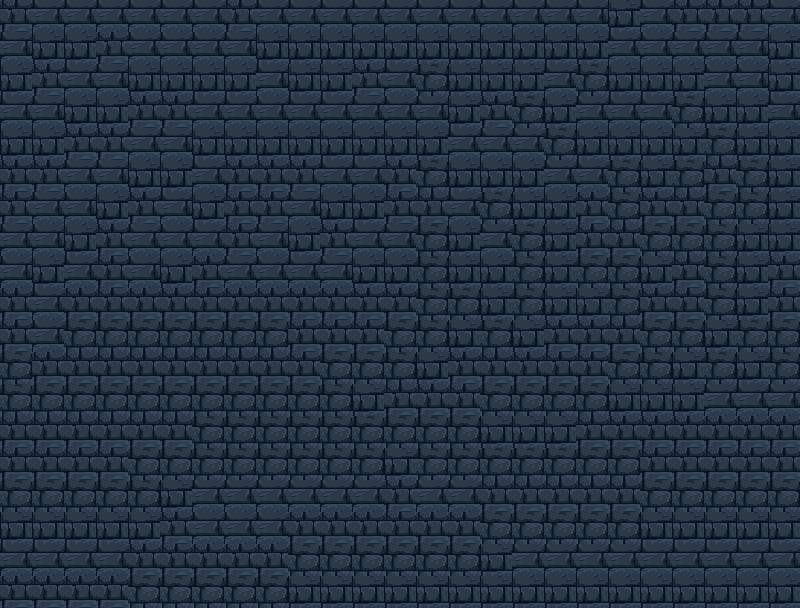

Below is a game level as drawn by its tile map, then a one-line description and the .tmx that defines it (tile-layer data replaced by summaries):
An orthogonal 25x19 tile map with 32x32 px tiles, 2 tile layers (Tiles, Spikes), 5 tilesets and 188 objects (157x Wall, 13x Spike, 7x Fire, 5x Torch, 3x Coin, ...).

<map version="1.10" tiledversion="1.11.1" orientation="orthogonal" renderorder="left-up" width="25" height="19" tilewidth="32" tileheight="32" infinite="0" nextlayerid="4" nextobjectid="332">
 <tileset firstgid="1" source="../tsx/bg.tsx" />
 <tileset firstgid="2" source="../tsx/brick_1.tsx" />
 <tileset firstgid="3" source="../tsx/spike.tsx" />
 <tileset firstgid="4" source="../tsx/brick_3.tsx" />
 <tileset firstgid="5" source="../tsx/brick_5.tsx" />
 <layer id="1" name="Tiles" width="25" height="19">
  <data>[475 cells, 475 non-empty, 2 distinct tile ids]</data>
 </layer>
 <layer id="2" name="Spikes" width="25" height="19">
  <data>[475 cells, 475 non-empty, 4 distinct tile ids]</data>
 </layer>
 <objectgroup id="3" name="Object">
  <object id="32" name="Player" x="32" y="384" width="32" height="32" />
  <object id="33" name="LevelEnd" x="800" y="512">
   <polygon points="0,0 0,64 32,64 32,0" />
  </object>
  <object id="37" name="Coin" x="416" y="288" width="32" height="32">
   <ellipse />
  </object>
  <object id="38" name="Coin" x="64" y="128" width="32" height="32">
   <ellipse />
  </object>
  <object id="39" name="Coin" x="512" y="544" width="32" height="32">
   <ellipse />
  </object>
  <object id="40" name="Wall" x="0" y="576" width="32" height="32" />
  <object id="41" name="Wall" x="32" y="576" width="32" height="32" />
  <object id="42" name="Wall" x="64" y="576" width="32" height="32" />
  <object id="43" name="Wall" x="96" y="576" width="32" height="32" />
  <object id="44" name="Wall" x="128" y="576" width="32" height="32" />
  <object id="45" name="Wall" x="160" y="576" width="32" height="32" />
  <object id="46" name="Wall" x="192" y="576" width="32" height="32" />
  <object id="51" name="Wall" x="288" y="576" width="32" height="32" />
  <object id="52" name="Wall" x="0" y="544" width="32" height="32" />
  <object id="53" name="Wall" x="0" y="512" width="32" height="32" />
  <object id="54" name="Wall" x="0" y="480" width="32" height="32" />
  <object id="55" name="Wall" x="0" y="448" width="32" height="32" />
  <object id="56" name="Wall" x="0" y="416" width="32" height="32" />
  <object id="57" name="Wall" x="-32" y="384" width="32" height="32" />
  <object id="58" name="Wall" x="-32" y="352" width="32" height="32" />
  <object id="59" name="Wall" x="0" y="320" width="32" height="32" />
  <object id="60" name="Wall" x="0" y="288" width="32" height="32" />
  <object id="64" name="Wall" x="0" y="256" width="32" height="32" />
  <object id="65" name="Wall" x="0" y="224" width="32" height="32" />
  <object id="72" name="Wall" x="0" y="192" width="32" height="32" />
  <object id="76" name="Wall" x="0" y="160" width="32" height="32" />
  <object id="77" name="Wall" x="0" y="128" width="32" height="32" />
  <object id="84" name="Wall" x="0" y="96" width="32" height="32" />
  <object id="85" name="Wall" x="0" y="64" width="32" height="32" />
  <object id="92" name="Wall" x="0" y="32" width="32" height="32" />
  <object id="93" name="Wall" x="0" y="0" width="32" height="32" />
  <object id="94" name="Wall" x="32" y="0" width="32" height="32" />
  <object id="95" name="Wall" x="64" y="0" width="32" height="32" />
  <object id="96" name="Wall" x="96" y="0" width="32" height="32" />
  <object id="97" name="Wall" x="128" y="0" width="32" height="32" />
  <object id="101" name="Wall" x="160" y="0" width="32" height="32" />
  <object id="108" name="Wall" x="192" y="0" width="32" height="32" />
  <object id="109" name="Wall" x="224" y="0" width="32" height="32" />
  <object id="115" name="Wall" x="256" y="0" width="32" height="32" />
  <object id="120" name="Wall" x="288" y="0" width="32" height="32" />
  <object id="121" name="Wall" x="320" y="0" width="32" height="32" />
  <object id="122" name="Wall" x="352" y="0" width="32" height="32" />
  <object id="126" name="Wall" x="384" y="0" width="32" height="32" />
  <object id="127" name="Wall" x="416" y="0" width="32" height="32" />
  <object id="128" name="Wall" x="448" y="0" width="32" height="32" />
  <object id="129" name="Wall" x="480" y="0" width="32" height="32" />
  <object id="130" name="Wall" x="512" y="0" width="32" height="32" />
  <object id="131" name="Wall" x="544" y="0" width="32" height="32" />
  <object id="132" name="Wall" x="576" y="0" width="32" height="32" />
  <object id="133" name="Wall" x="608" y="0" width="32" height="32" />
  <object id="134" name="Wall" x="640" y="0" width="32" height="32" />
  <object id="135" name="Wall" x="672" y="0" width="32" height="32" />
  <object id="136" name="Wall" x="704" y="0" width="32" height="32" />
  <object id="137" name="Wall" x="736" y="0" width="32" height="32" />
  <object id="138" name="Wall" x="768" y="0" width="32" height="32" />
  <object id="140" name="Wall" x="768" y="128" width="32" height="32" />
  <object id="142" name="Wall" x="768" y="96" width="32" height="32" />
  <object id="143" name="Wall" x="768" y="160" width="32" height="32" />
  <object id="144" name="Wall" x="768" y="192" width="32" height="32" />
  <object id="145" name="Wall" x="768" y="224" width="32" height="32" />
  <object id="146" name="Wall" x="768" y="256" width="32" height="32" />
  <object id="147" name="Wall" x="768" y="288" width="32" height="32" />
  <object id="148" name="Wall" x="768" y="320" width="32" height="32" />
  <object id="149" name="Wall" x="768" y="352" width="32" height="32" />
  <object id="150" name="Wall" x="768" y="384" width="32" height="32" />
  <object id="151" name="Wall" x="768" y="416" width="32" height="32" />
  <object id="152" name="Wall" x="768" y="448" width="32" height="32" />
  <object id="153" name="Wall" x="768" y="480" width="32" height="32" />
  <object id="154" name="Wall" x="768" y="576" width="32" height="32" />
  <object id="155" name="Wall" x="736" y="576" width="32" height="32" />
  <object id="156" name="Wall" x="704" y="576" width="32" height="32" />
  <object id="157" name="Wall" x="672" y="576" width="32" height="32" />
  <object id="158" name="Wall" x="640" y="576" width="32" height="32" />
  <object id="159" name="Wall" x="608" y="576" width="32" height="32" />
  <object id="165" name="Wall" x="576" y="576" width="32" height="32" />
  <object id="166" name="Wall" x="544" y="576" width="32" height="32" />
  <object id="167" name="Wall" x="512" y="576" width="32" height="32" />
  <object id="168" name="Wall" x="480" y="576" width="32" height="32" />
  <object id="169" name="Wall" x="320" y="576" width="32" height="32" />
  <object id="170" name="Wall" x="352" y="576" width="32" height="32" />
  <object id="171" name="Wall" x="384" y="576" width="32" height="32" />
  <object id="172" name="Wall" x="416" y="576" width="32" height="32" />
  <object id="220" name="Door" x="768" y="32" width="32" height="64" />
  <object id="221" name="Wall" x="224" y="576" width="32" height="32" />
  <object id="222" name="Wall" x="256" y="576" width="32" height="32" />
  <object id="223" name="Wall" x="448" y="576" width="32" height="32" />
  <object id="224" name="Wall" x="768" y="512" width="32" height="32" />
  <object id="225" name="Wall" x="768" y="544" width="32" height="32" />
  <object id="227" name="Wall" x="32" y="288" width="32" height="32" />
  <object id="228" name="Wall" x="64" y="288" width="32" height="32" />
  <object id="229" name="Wall" x="96" y="288" width="32" height="32" />
  <object id="230" name="Wall" x="128" y="288" width="32" height="32" />
  <object id="231" name="Wall" x="160" y="288" width="32" height="32" />
  <object id="232" name="Wall" x="160" y="320" width="32" height="32" />
  <object id="233" name="Wall" x="160" y="352" width="32" height="32" />
  <object id="234" name="Wall" x="160" y="384" width="32" height="32" />
  <object id="235" name="Wall" x="160" y="416" width="32" height="32" />
  </objectgroup>
</map>
<!-- 91 of 188 objects omitted -->
